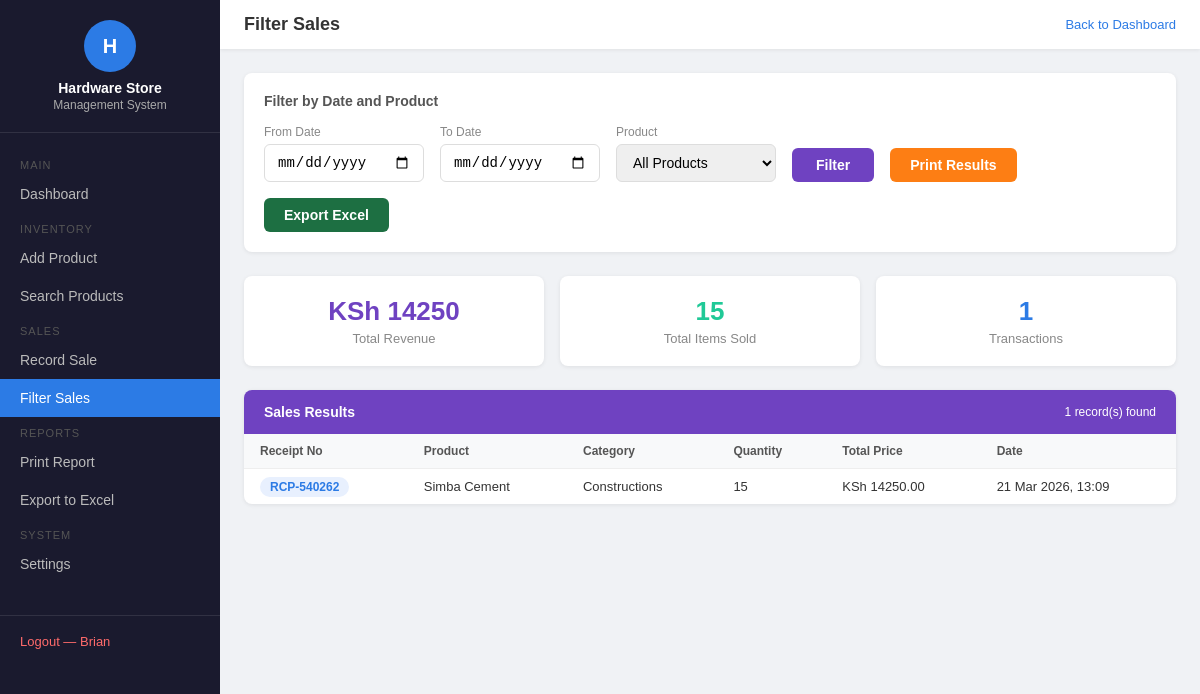
The app's page /sales/filter/ (signed in) with its own data.
### sales/models.py (models this page shows, shortened)
class Sale(models.Model):
    receipt = models.ForeignKey(Receipt, on_delete=models.CASCADE, null=True, blank=True, related_name='items')
    receipt_number = models.CharField(max_length=20, blank=True)
    product = models.ForeignKey(Product, on_delete=models.CASCADE)
    quantity_sold = models.IntegerField()
    date = models.DateTimeField(auto_now_add=True)
    total_price = models.DecimalField(max_digits=10, decimal_places=2, blank=True, null=True)

### inventory/models.py (models this page shows, shortened)
class Product(models.Model):
    name = models.CharField(max_length=200)
    category = models.ForeignKey(Category, on_delete=models.SET_NULL, null=True)
    supplier = models.ForeignKey(Supplier, on_delete=models.SET_NULL, null=True)
    price = models.DecimalField(max_digits=10, decimal_places=2)
    stock_quantity = models.IntegerField()
    reorder_level = models.IntegerField(default=5)

class Category(models.Model):
    name = models.CharField(max_length=100)
    def __str__(self):
        return self.name

### reports/views.py (the view)
# urls.py: path('sales/filter/', views.filter_sales, name='filter_sales'),
@login_required
def filter_sales(request):
    sales = Sale.objects.all().order_by('-date')
    products = Product.objects.all()
    date_from = request.GET.get('date_from')
    date_to = request.GET.get('date_to')
    product_id = request.GET.get('product')
    if date_from:
        sales = sales.filter(date__date__gte=date_from)
    if date_to:
        sales = sales.filter(date__date__lte=date_to)
    if product_id:
        sales = sales.filter(product_id=product_id)
    total = sales.aggregate(total=Sum('total_price'))['total'] or 0
    items = sales.aggregate(total=Sum('quantity_sold'))['total'] or 0
    return render(request, 'reports/filter_sales.html', {
        'sales': sales,
        'products': products,
        'total': total,
        'items': items,
        'date_from': date_from or '',
        'date_to': date_to or '',
        'selected_product': product_id or '',
    })

### reports/templates/reports/filter_sales.html (shortened to what this page needs)
<!DOCTYPE html>
<html>
<head>
</head>
<body>
<div class="sidebar">
    <div class="sidebar-logo">
        <div class="icon">H</div>
        <h2>Hardware Store</h2>
        <p>Management System</p>
    </div>
    <div class="sidebar-menu">
        <div class="menu-label">Main</div>
        <a href="/dashboard/" class="menu-item">Dashboard</a>
        <div class="menu-label">Inventory</div>
        <a href="/product/add/" class="menu-item">Add Product</a>
        <a href="/search/" class="menu-item">Search Products</a>
        <div class="menu-label">Sales</div>
        <a href="/sale/record/" class="menu-item">Record Sale</a>
        <a href="/sales/filter/" class="menu-item active">Filter Sales</a>
        <div class="menu-label">Reports</div>
        <a href="/report/print/" class="menu-item">Print Report</a>
        <a href="/export/excel/" class="menu-item">Export to Excel</a>
        <div class="menu-label">System</div>
        <a href="/settings/" class="menu-item">Settings</a>
    </div>
    <div class="sidebar-footer">
        <a href="/accounts/logout/">Logout — {{ request.user.username }}</a>
    </div>
</div>
<div class="main">
    <div class="topbar">
        <h3>Filter Sales</h3>
        <a href="/dashboard/" style="color:#2c7be5; text-decoration:none; font-size:13px;">Back to Dashboard</a>
    </div>
    <div class="content">
        <div class="filter-card">
            <h4>Filter by Date and Product</h4>
            <form method="GET">
                <div class="filter-row">
                    <div class="filter-group">
                        <label>From Date</label>
                        <input type="date" name="date_from" value="{{ date_from }}">
                    </div>
                    <div class="filter-group">
                        <label>To Date</label>
                        <input type="date" name="date_to" value="{{ date_to }}">
                    </div>
                    <div class="filter-group">
                        <label>Product</label>
                        <select name="product">
                            <option value="">All Products</option>
                        </select>
                    </div>
                    <button type="submit" class="btn-filter">Filter</button>
                    <a href="/report/print/?date_from={{ date_from }}&date_to={{ date_to }}" class="btn-print">Print Results</a>
                    <a href="/export/excel/?date_from={{ date_from }}&date_to={{ date_to }}" class="btn-excel">Export Excel</a>
                </div>
            </form>
        </div>
        <div class="summary">
            <div class="summary-card purple">
                <h2>KSh {{ total }}</h2>
                <p>Total Revenue</p>
            </div>
            <div class="summary-card teal">
                <h2>{{ items }}</h2>
                <p>Total Items Sold</p>
            </div>
            <div class="summary-card blue">
                <h2>{{ sales.count }}</h2>
                <p>Transactions</p>
            </div>
        </div>
        <div class="panel">
            <div class="panel-header">
                Sales Results
                <span style="font-size:12px; font-weight:normal;">{{ sales.count }} record(s) found</span>
            </div>
            <table>
                <tr>
                    <th>Receipt No</th>
                    <th>Product</th>
                    <th>Category</th>
                    <th>Quantity</th>
                    <th>Total Price</th>
                    <th>Date</th>
                </tr>
                {% for sale in sales %}
                <tr>
                    <td><span class="badge badge-blue">{{ sale.receipt_number }}</span></td>
                    <td>{{ sale.product.name }}</td>
                    <td>{{ sale.product.category }}</td>
                    <td>{{ sale.quantity_sold }}</td>
                    <td>KSh {{ sale.total_price }}</td>
                    <td>{{ sale.date|date:"d M Y, H:i" }}</td>
                </tr>
                {% empty %}
                <tr><td colspan="6" class="empty">No sales found — try adjusting your filters</td></tr>
                {% endfor %}
            </table>
        </div>
    </div>
</div>
</body>
</html>

### reports/templates/reports/filter_sales.html (style rules this page uses)
* { box-sizing: border-box; margin: 0; padding: 0; }
body { font-family: Arial, sans-serif; background: #f0f2f5; display: flex; }
.sidebar { width: 220px; min-height: 100vh; background: #1a1a2e; position: fixed; top: 0; left: 0; overflow-y: auto; }
.sidebar-logo { padding: 20px 16px; border-bottom: 1px solid rgba(255,255,255,0.1); text-align: center; }
.sidebar-logo .icon { width: 52px; height: 52px; background: #2c7be5; border-radius: 50%; display: flex; align-items: center; justify-content: center; color: white; font-weight: bold; font-size: 20px; margin: 0 auto 8px; }
.sidebar-logo h2 { color: white; font-size: 14px; }
.sidebar-logo p { color: #aaa; font-size: 12px; margin-top: 2px; }
.sidebar-menu { padding: 16px 0; }
.menu-label { color: #555; font-size: 11px; padding: 10px 20px 4px; text-transform: uppercase; letter-spacing: 1px; }
.menu-item { display: flex; align-items: center; gap: 10px; padding: 11px 20px; color: #bbb; text-decoration: none; font-size: 14px; }
.menu-item:hover, .menu-item.active { background: #2c7be5; color: white; }
.sidebar-footer { padding: 16px 20px; border-top: 1px solid rgba(255,255,255,0.1); margin-top: 16px; }
.sidebar-footer a { color: #ff6b6b; text-decoration: none; font-size: 13px; }
.main { margin-left: 220px; flex: 1; }
.topbar { background: white; padding: 14px 24px; display: flex; justify-content: space-between; align-items: center; box-shadow: 0 1px 4px rgba(0,0,0,0.08); }
.topbar h3 { color: #333; font-size: 18px; }
.content { padding: 24px; }
.filter-card { background: white; border-radius: 8px; box-shadow: 0 1px 4px rgba(0,0,0,0.08); padding: 20px; margin-bottom: 24px; }
.filter-card h4 { font-size: 14px; color: #555; margin-bottom: 16px; font-weight: 600; }
.filter-row { display: flex; gap: 16px; flex-wrap: wrap; align-items: flex-end; }
.filter-group { display: flex; flex-direction: column; gap: 5px; }
.filter-group label { font-size: 12px; color: #888; }
.filter-group input, .filter-group select { padding: 9px 12px; border: 1px solid #ddd; border-radius: 6px; font-size: 14px; min-width: 160px; }
.btn-filter { padding: 9px 24px; background: #6f42c1; color: white; border: none; border-radius: 6px; cursor: pointer; font-size: 14px; font-weight: bold; }
.btn-print { padding: 9px 20px; background: #fd7e14; color: white; border-radius: 6px; text-decoration: none; font-size: 14px; font-weight: bold; border: none; cursor: pointer; }
.btn-excel { padding: 9px 20px; background: #1D6F42; color: white; border-radius: 6px; text-decoration: none; font-size: 14px; font-weight: bold; }
.summary { display: grid; grid-template-columns: repeat(3, 1fr); gap: 16px; margin-bottom: 24px; }
.summary-card { background: white; border-radius: 8px; box-shadow: 0 1px 4px rgba(0,0,0,0.08); padding: 20px; text-align: center; }
.summary-card h2 { font-size: 26px; font-weight: bold; margin-bottom: 4px; }
.summary-card p { font-size: 13px; color: #888; }
.summary-card.purple h2 { color: #6f42c1; }
.summary-card.teal h2 { color: #20c997; }
.summary-card.blue h2 { color: #2c7be5; }
.panel { background: white; border-radius: 8px; box-shadow: 0 1px 4px rgba(0,0,0,0.08); overflow: hidden; }
.panel-header { padding: 14px 20px; font-weight: bold; font-size: 14px; color: white; background: #6f42c1; display: flex; justify-content: space-between; align-items: center; }
table { width: 100%; border-collapse: collapse; font-size: 13px; }
th { background: #f8f9fa; color: #555; padding: 10px 16px; text-align: left; font-weight: 600; border-bottom: 1px solid #eee; font-size: 12px; }
td { padding: 10px 16px; border-bottom: 1px solid #f5f5f5; color: #333; }
tr:last-child td { border-bottom: none; }
.badge { padding: 3px 10px; border-radius: 20px; font-size: 12px; font-weight: bold; }
.badge-blue { background: #e8f0fe; color: #2c7be5; }

### records on screen
Sale: receipt_number "RCP-540262", product.name "Simba Cement", product.category "Constructions", quantity_sold "15", total_price "14250.00", date "21 Mar 2026, 13:09"

### other values on screen
{{ request.user.username }} "Brian"
{{ total }} "14250"
{{ items }} "15"
{{ sales.count }} "1"
